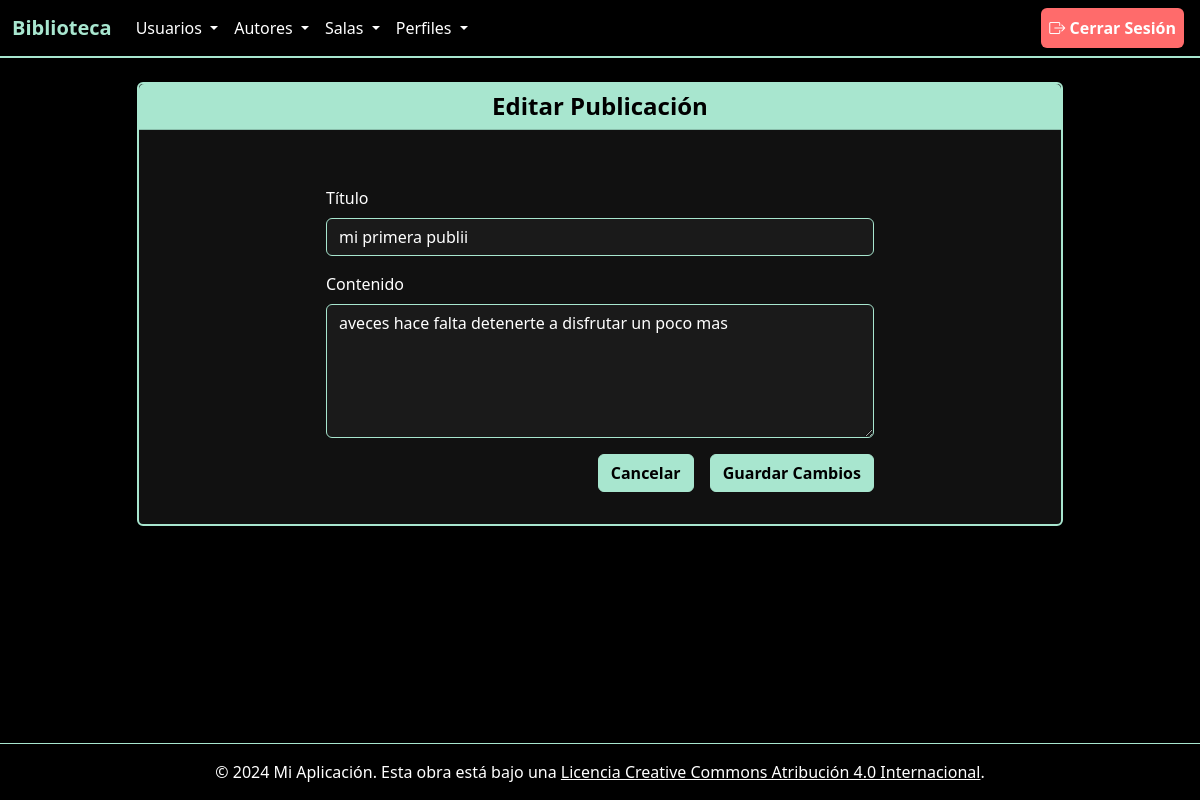
Page /post/edit/1 (signed in) on the committed database.
### app/models/publicacion.py (models this page shows)
class Publicacion(db.Model):
    __tablename__ = 'publicaciones'
    id = db.Column(db.Integer, primary_key=True)
    titulo = db.Column(db.String(200), nullable=False)
    contenido = db.Column(db.Text, nullable=False)
    user_id = db.Column(db.Integer, db.ForeignKey('users.idUser'), nullable=False)
    user = db.relationship('User', back_populates='publicaciones')
    etiquetas = db.relationship(
        'Etiqueta',
        secondary=publicacion_etiqueta,
        back_populates='publicaciones'
    )

### app/routes/publicacion_route.py (the view)
@bp.route('/edit/<int:id>', methods=['GET', 'POST'])
@login_required
def edit_post(id):
    post = Publicacion.query.get_or_404(id)
    if post.user_id != current_user.idUser:
        return redirect(url_for('perfil.index'))
    if request.method == 'POST':
        post.titulo = request.form['titulo']
        post.contenido = request.form['contenido']
        db.session.commit()
        return redirect(url_for('perfil.mi_perfil'))
    return render_template('posts/edit.html', post=post)

### app/templates/posts/edit.html
{% extends "base.html" %}
{% block titulo_pagina %}Editar Publicación{% endblock %}
{% block content %}
<div class="container mt-4">
    <div class="row justify-content-center">
        <div class="col-md-8">
            <form method="POST">
                <div class="mb-3">
                    <label class="form-label">Título</label>
                    <input type="text" name="titulo" class="form-control" value="{{ post.titulo }}" required>
                </div>
                <div class="mb-3">
                    <label class="form-label">Contenido</label>
                    <textarea name="contenido" class="form-control" rows="5" required>{{ post.contenido }}</textarea>
                </div>
                <div class="d-grid gap-2 d-md-flex justify-content-md-end">
                    <a href="{{ url_for('perfil.mi_perfil') }}" class="btn btn-secondary me-md-2">Cancelar</a>
                    <button type="submit" class="btn btn-primary">Guardar Cambios</button>
                </div>
            </form>
        </div>
    </div>
</div>
{% endblock %}

### app/templates/base.html (style rules this page uses)
body { background-color: #000000 !important; color: #ffffff !important; }
.bg-light { background-color: #000000 !important; color: #ffffff !important; }
h1, h2, h3, h4, h5, h6, label, p, span, div { color: #ffffff; }
.btn-primary, .btn-success, .btn-info, .btn-secondary { background-color: #a8e6cf !important; border-color: #a8e6cf !important; color: #000000 !important; font-weight: bold; }
.form-control { background-color: #1a1a1a !important; color: #ffffff !important; border: 1px solid #a8e6cf !important; }

### rows in the picture
Publicacion: titulo "mi primera publii", contenido "aveces hace falta detenerte a disfrutar un poco mas"
